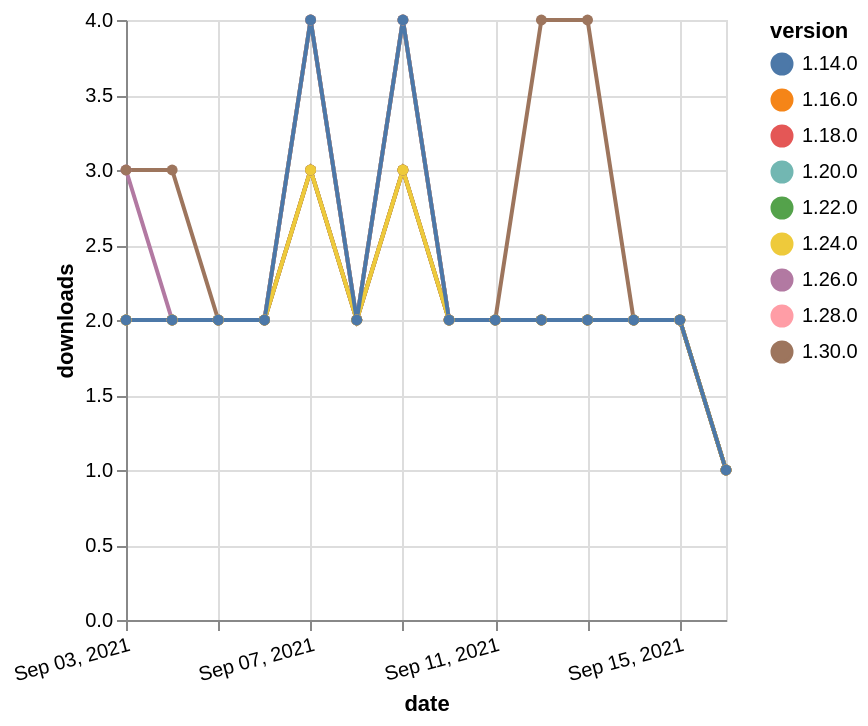

Describe this chart as a Vega-Lite specification.
### Vega-Lite specification from a JSON file in a GitHub repository (floating-point values rounded to 4 significant figures)
{"$schema": "https://vega.github.io/schema/vega-lite/v5.json", "description": "A simple bar chart with embedded data.", "data": {"values": [{"date": "2021-09-03", "total": 2502, "delta": 2, "version": "1.18.0"}, {"date": "2021-09-04", "total": 2504, "delta": 2, "version": "1.18.0"}, {"date": "2021-09-05", "total": 2506, "delta": 2, "version": "1.18.0"}, {"date": "2021-09-06", "total": 2508, "delta": 2, "version": "1.18.0"}, {"date": "2021-09-07", "total": 2512, "delta": 4, "version": "1.18.0"}, {"date": "2021-09-08", "total": 2514, "delta": 2, "version": "1.18.0"}, {"date": "2021-09-09", "total": 2518, "delta": 4, "version": "1.18.0"}, {"date": "2021-09-10", "total": 2520, "delta": 2, "version": "1.18.0"}, {"date": "2021-09-11", "total": 2522, "delta": 2, "version": "1.18.0"}, {"date": "2021-09-12", "total": 2524, "delta": 2, "version": "1.18.0"}, {"date": "2021-09-13", "total": 2526, "delta": 2, "version": "1.18.0"}, {"date": "2021-09-14", "total": 2528, "delta": 2, "version": "1.18.0"}, {"date": "2021-09-15", "total": 2530, "delta": 2, "version": "1.18.0"}, {"date": "2021-09-16", "total": 2531, "delta": 1, "version": "1.18.0"}, {"date": "2021-09-03", "total": 2047, "delta": 2, "version": "1.22.0"}, {"date": "2021-09-04", "total": 2049, "delta": 2, "version": "1.22.0"}, {"date": "2021-09-05", "total": 2051, "delta": 2, "version": "1.22.0"}, {"date": "2021-09-06", "total": 2053, "delta": 2, "version": "1.22.0"}, {"date": "2021-09-07", "total": 2057, "delta": 4, "version": "1.22.0"}, {"date": "2021-09-08", "total": 2059, "delta": 2, "version": "1.22.0"}, {"date": "2021-09-09", "total": 2063, "delta": 4, "version": "1.22.0"}, {"date": "2021-09-10", "total": 2065, "delta": 2, "version": "1.22.0"}, {"date": "2021-09-11", "total": 2067, "delta": 2, "version": "1.22.0"}, {"date": "2021-09-12", "total": 2069, "delta": 2, "version": "1.22.0"}, {"date": "2021-09-13", "total": 2071, "delta": 2, "version": "1.22.0"}, {"date": "2021-09-14", "total": 2073, "delta": 2, "version": "1.22.0"}, {"date": "2021-09-15", "total": 2075, "delta": 2, "version": "1.22.0"}, {"date": "2021-09-16", "total": 2076, "delta": 1, "version": "1.22.0"}, {"date": "2021-09-03", "total": 741, "delta": 2, "version": "1.28.0"}, {"date": "2021-09-04", "total": 743, "delta": 2, "version": "1.28.0"}, {"date": "2021-09-05", "total": 745, "delta": 2, "version": "1.28.0"}, {"date": "2021-09-06", "total": 747, "delta": 2, "version": "1.28.0"}, {"date": "2021-09-07", "total": 751, "delta": 4, "version": "1.28.0"}, {"date": "2021-09-08", "total": 753, "delta": 2, "version": "1.28.0"}, {"date": "2021-09-09", "total": 757, "delta": 4, "version": "1.28.0"}, {"date": "2021-09-10", "total": 759, "delta": 2, "version": "1.28.0"}, {"date": "2021-09-11", "total": 761, "delta": 2, "version": "1.28.0"}, {"date": "2021-09-12", "total": 763, "delta": 2, "version": "1.28.0"}, {"date": "2021-09-13", "total": 765, "delta": 2, "version": "1.28.0"}, {"date": "2021-09-14", "total": 767, "delta": 2, "version": "1.28.0"}, {"date": "2021-09-15", "total": 769, "delta": 2, "version": "1.28.0"}, {"date": "2021-09-16", "total": 770, "delta": 1, "version": "1.28.0"}, {"date": "2021-09-03", "total": 1028, "delta": 3, "version": "1.26.0"}, {"date": "2021-09-04", "total": 1030, "delta": 2, "version": "1.26.0"}, {"date": "2021-09-05", "total": 1032, "delta": 2, "version": "1.26.0"}, {"date": "2021-09-06", "total": 1034, "delta": 2, "version": "1.26.0"}, {"date": "2021-09-07", "total": 1037, "delta": 3, "version": "1.26.0"}, {"date": "2021-09-08", "total": 1039, "delta": 2, "version": "1.26.0"}, {"date": "2021-09-09", "total": 1042, "delta": 3, "version": "1.26.0"}, {"date": "2021-09-10", "total": 1044, "delta": 2, "version": "1.26.0"}, {"date": "2021-09-11", "total": 1046, "delta": 2, "version": "1.26.0"}, {"date": "2021-09-12", "total": 1048, "delta": 2, "version": "1.26.0"}, {"date": "2021-09-13", "total": 1050, "delta": 2, "version": "1.26.0"}, {"date": "2021-09-14", "total": 1052, "delta": 2, "version": "1.26.0"}, {"date": "2021-09-15", "total": 1054, "delta": 2, "version": "1.26.0"}, {"date": "2021-09-16", "total": 1055, "delta": 1, "version": "1.26.0"}, {"date": "2021-09-03", "total": 2095, "delta": 2, "version": "1.20.0"}, {"date": "2021-09-04", "total": 2097, "delta": 2, "version": "1.20.0"}, {"date": "2021-09-05", "total": 2099, "delta": 2, "version": "1.20.0"}, {"date": "2021-09-06", "total": 2101, "delta": 2, "version": "1.20.0"}, {"date": "2021-09-07", "total": 2104, "delta": 3, "version": "1.20.0"}, {"date": "2021-09-08", "total": 2106, "delta": 2, "version": "1.20.0"}, {"date": "2021-09-09", "total": 2109, "delta": 3, "version": "1.20.0"}, {"date": "2021-09-10", "total": 2111, "delta": 2, "version": "1.20.0"}, {"date": "2021-09-11", "total": 2113, "delta": 2, "version": "1.20.0"}, {"date": "2021-09-12", "total": 2115, "delta": 2, "version": "1.20.0"}, {"date": "2021-09-13", "total": 2117, "delta": 2, "version": "1.20.0"}, {"date": "2021-09-14", "total": 2119, "delta": 2, "version": "1.20.0"}, {"date": "2021-09-15", "total": 2121, "delta": 2, "version": "1.20.0"}, {"date": "2021-09-16", "total": 2122, "delta": 1, "version": "1.20.0"}, {"date": "2021-09-03", "total": 2613, "delta": 2, "version": "1.16.0"}, {"date": "2021-09-04", "total": 2615, "delta": 2, "version": "1.16.0"}, {"date": "2021-09-05", "total": 2617, "delta": 2, "version": "1.16.0"}, {"date": "2021-09-06", "total": 2619, "delta": 2, "version": "1.16.0"}, {"date": "2021-09-07", "total": 2622, "delta": 3, "version": "1.16.0"}, {"date": "2021-09-08", "total": 2624, "delta": 2, "version": "1.16.0"}, {"date": "2021-09-09", "total": 2627, "delta": 3, "version": "1.16.0"}, {"date": "2021-09-10", "total": 2629, "delta": 2, "version": "1.16.0"}, {"date": "2021-09-11", "total": 2631, "delta": 2, "version": "1.16.0"}, {"date": "2021-09-12", "total": 2633, "delta": 2, "version": "1.16.0"}, {"date": "2021-09-13", "total": 2635, "delta": 2, "version": "1.16.0"}, {"date": "2021-09-14", "total": 2637, "delta": 2, "version": "1.16.0"}, {"date": "2021-09-15", "total": 2639, "delta": 2, "version": "1.16.0"}, {"date": "2021-09-16", "total": 2640, "delta": 1, "version": "1.16.0"}, {"date": "2021-09-03", "total": 248, "delta": 3, "version": "1.30.0"}, {"date": "2021-09-04", "total": 251, "delta": 3, "version": "1.30.0"}, {"date": "2021-09-05", "total": 253, "delta": 2, "version": "1.30.0"}, {"date": "2021-09-06", "total": 255, "delta": 2, "version": "1.30.0"}, {"date": "2021-09-07", "total": 258, "delta": 3, "version": "1.30.0"}, {"date": "2021-09-08", "total": 260, "delta": 2, "version": "1.30.0"}, {"date": "2021-09-09", "total": 263, "delta": 3, "version": "1.30.0"}, {"date": "2021-09-10", "total": 265, "delta": 2, "version": "1.30.0"}, {"date": "2021-09-11", "total": 267, "delta": 2, "version": "1.30.0"}, {"date": "2021-09-12", "total": 271, "delta": 4, "version": "1.30.0"}, {"date": "2021-09-13", "total": 275, "delta": 4, "version": "1.30.0"}, {"date": "2021-09-14", "total": 277, "delta": 2, "version": "1.30.0"}, {"date": "2021-09-15", "total": 279, "delta": 2, "version": "1.30.0"}, {"date": "2021-09-16", "total": 280, "delta": 1, "version": "1.30.0"}, {"date": "2021-09-03", "total": 1487, "delta": 2, "version": "1.24.0"}, {"date": "2021-09-04", "total": 1489, "delta": 2, "version": "1.24.0"}, {"date": "2021-09-05", "total": 1491, "delta": 2, "version": "1.24.0"}, {"date": "2021-09-06", "total": 1493, "delta": 2, "version": "1.24.0"}, {"date": "2021-09-07", "total": 1496, "delta": 3, "version": "1.24.0"}, {"date": "2021-09-08", "total": 1498, "delta": 2, "version": "1.24.0"}, {"date": "2021-09-09", "total": 1501, "delta": 3, "version": "1.24.0"}, {"date": "2021-09-10", "total": 1503, "delta": 2, "version": "1.24.0"}, {"date": "2021-09-11", "total": 1505, "delta": 2, "version": "1.24.0"}, {"date": "2021-09-12", "total": 1507, "delta": 2, "version": "1.24.0"}, {"date": "2021-09-13", "total": 1509, "delta": 2, "version": "1.24.0"}, {"date": "2021-09-14", "total": 1511, "delta": 2, "version": "1.24.0"}, {"date": "2021-09-15", "total": 1513, "delta": 2, "version": "1.24.0"}, {"date": "2021-09-16", "total": 1514, "delta": 1, "version": "1.24.0"}, {"date": "2021-09-03", "total": 3123, "delta": 2, "version": "1.14.0"}, {"date": "2021-09-04", "total": 3125, "delta": 2, "version": "1.14.0"}, {"date": "2021-09-05", "total": 3127, "delta": 2, "version": "1.14.0"}, {"date": "2021-09-06", "total": 3129, "delta": 2, "version": "1.14.0"}, {"date": "2021-09-07", "total": 3133, "delta": 4, "version": "1.14.0"}, {"date": "2021-09-08", "total": 3135, "delta": 2, "version": "1.14.0"}, {"date": "2021-09-09", "total": 3139, "delta": 4, "version": "1.14.0"}, {"date": "2021-09-10", "total": 3141, "delta": 2, "version": "1.14.0"}, {"date": "2021-09-11", "total": 3143, "delta": 2, "version": "1.14.0"}, {"date": "2021-09-12", "total": 3145, "delta": 2, "version": "1.14.0"}, {"date": "2021-09-13", "total": 3147, "delta": 2, "version": "1.14.0"}, {"date": "2021-09-14", "total": 3149, "delta": 2, "version": "1.14.0"}, {"date": "2021-09-15", "total": 3151, "delta": 2, "version": "1.14.0"}, {"date": "2021-09-16", "total": 3152, "delta": 1, "version": "1.14.0"}]}, "width": "container", "mark": {"type": "line", "point": {"filled": true}}, "encoding": {"x": {"field": "date", "type": "temporal", "timeUnit": "yearmonthdate", "title": "date", "axis": {"labelAngle": -15}}, "y": {"field": "delta", "type": "quantitative", "title": "downloads"}, "color": {"field": "version", "type": "nominal"}, "tooltip": {"field": "delta"}}}
